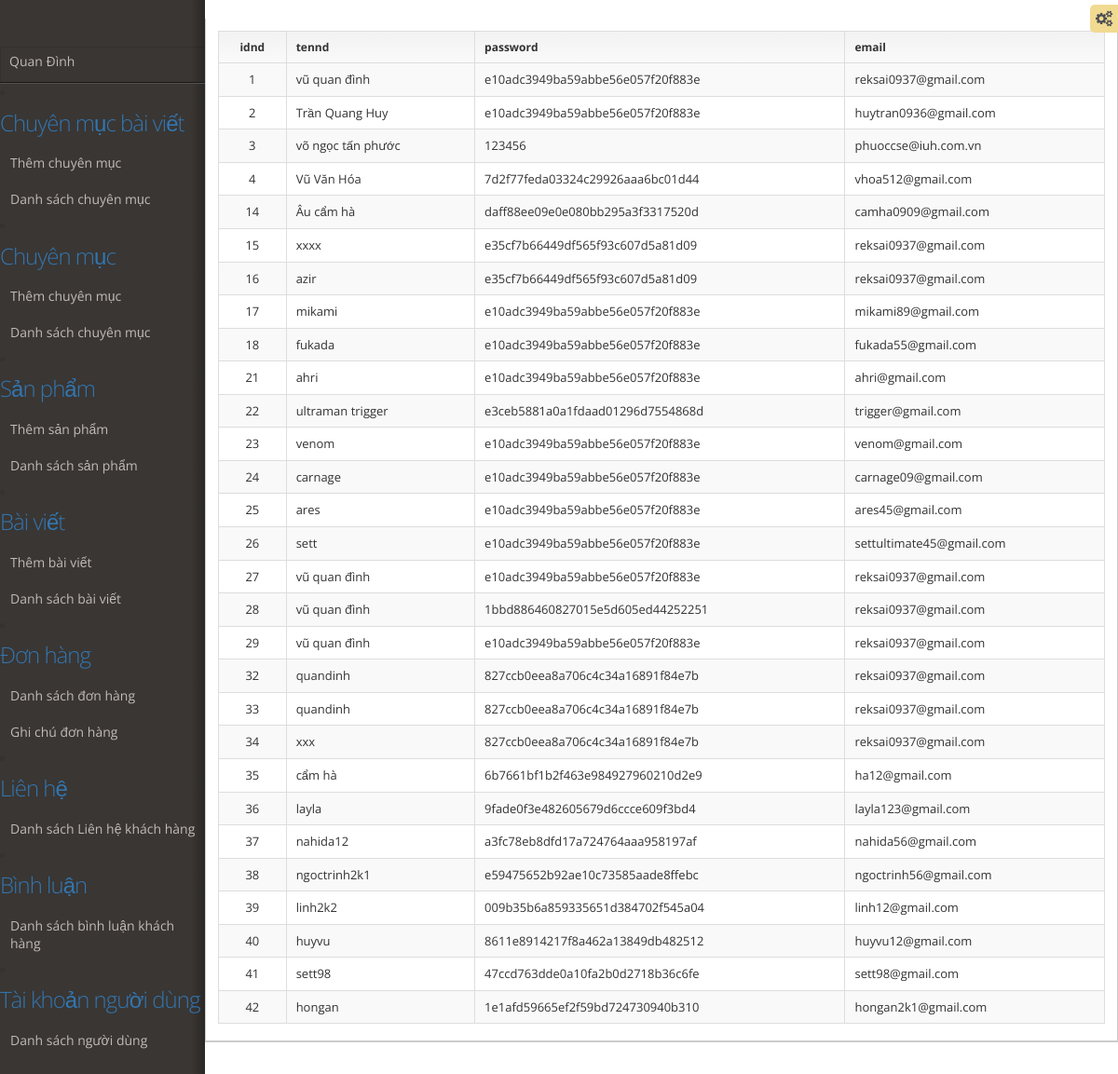
The app's page /admin/nguoidung_list.php (signed in) with its own data.
### tables this page shows
CREATE TABLE `nguoidung` (
  `idnd` int(11) UNSIGNED NOT NULL,
  `tennd` varchar(225) NOT NULL,
  `password` varchar(50) NOT NULL,
  `ngaysinh` date NOT NULL,
  `gioitinh` varchar(10) NOT NULL,
  `email` varchar(255) NOT NULL,
  `dienthoai` int(11) NOT NULL,
  `diachi` varchar(255) NOT NULL,
  `ngaydangky` date NOT NULL,
  `phanquyen` int(11) NOT NULL
);

### lib/db.php (called while the page is built, shortened)
<?php
class DB{
	private $__conn;
	function connect(){
		$host = 'localhost';
		$username = 'root';
		$password = '';
		$dbname = 'qlbh_electron';
		$this->__conn = mysqli_connect($host, $username, $password, $dbname);
		if ($this->__conn->connect_error) {
			die("Connection failed: " . $this->__conn->connect_error);
		}else{
			mysqli_query($this->__conn, "SET character_set_results = 'utf8', character_set_client = 'utf8', character_set_connection = 'utf8', character_set_database = 'utf8', character_set_server = 'utf8'");
		}
	}
	function select($table, $condition = '', $select = '*'){
        $where = '';
        $sql = "SELECT ".$select." FROM `".$table."` WHERE 1 ".$where;
        $result = mysqli_query($this->__conn, $sql);
        $data = array();
		while ($row = mysqli_fetch_assoc($result)) {
			$data[] = $row;
		}
		return $data;
	}
}
?>

### admin/nguoi_c/nguoidung_c.php (called while the page is built, shortened)
<?php
class nguoidung_controller extends atz{
	public function get_nguoidung(){
		$nguoidung = $this->select('nguoidung');
		return $nguoidung;
	}
}
?>

### admin/nguoidung_list.php (the view, shortened to what this page needs)
<?php require_once('nguoi_c/nguoidung_c.php');?>
<?php
	$nguoidung_class = new nguoidung_controller();
	$list_nguoidungs= $nguoidung_class->get_nguoidung();
?>
<!doctype html>
<html>
<head>
		<?php include('module/head.php')?>
	<body class="">
		<?php include('module/nav.php')?>
		<div id="main" role="main">
			<div id="content">
				</div>
				<section id="widget-grid" class="">
					<div class="row">
						<article class="col-xs-12 col-sm-12 col-md-12 col-lg-12">
							<div class="jarviswidget jarviswidget-color-blueDark" id="wid-id-0" data-widget-editbutton="false">
								<div>
										<div class="table-responsive">
											<table class="table table-bordered table-striped table-hover">
												<thead>
													<tr>
														<th class="text-center">idnd</th>
														<th>tennd</th>
														<th>password</th>
														<th>email</th>
													</tr>
												</thead>
												<tbody>
													<?php if (!empty($list_nguoidungs)): ?>
														<?php foreach ($list_nguoidungs as $v):?>
															<tr>
																<td class="text-center"><?php echo $v['idnd']?></td>
																<td><?php echo $v['tennd']?></td>
																<td><?php echo $v['password']?></td>
																<td><?php echo $v['email']?></td>
															</tr>
														<?php endforeach ?>
													<?php else:?>
														<tr>
															<td colspan="4" class="text-center">Chưa có dữ liệu</td>
														</tr>
													<?php endif ?>
												</tbody>
											</table>
										</div>
									</div>
								</div>
							</div>
					</div>
	</body>
</html>

### records on screen
nguoidung: idnd "1", tennd "vũ quan đình", password "e10adc3949ba59abbe56e057f20f883e", email "reksai0937@gmail.com"
nguoidung: idnd "2", tennd "Trần Quang Huy", password "e10adc3949ba59abbe56e057f20f883e", email "huytran0936@gmail.com"
nguoidung: idnd "3", tennd "võ ngọc tấn phước", password "123456", email "phuoccse@iuh.com.vn"
nguoidung: idnd "4", tennd "Vũ Văn Hóa", password "7d2f77feda03324c29926aaa6bc01d44", email "vhoa512@gmail.com"
nguoidung: idnd "14", tennd "Âu cẩm hà", password "daff88ee09e0e080bb295a3f3317520d", email "camha0909@gmail.com"
nguoidung: idnd "15", tennd "xxxx", password "e35cf7b66449df565f93c607d5a81d09", email "reksai0937@gmail.com"
nguoidung: idnd "16", tennd "azir", password "e35cf7b66449df565f93c607d5a81d09", email "reksai0937@gmail.com"
nguoidung: idnd "17", tennd "mikami", password "e10adc3949ba59abbe56e057f20f883e", email "mikami89@gmail.com"
nguoidung: idnd "18", tennd "fukada", password "e10adc3949ba59abbe56e057f20f883e", email "fukada55@gmail.com"
nguoidung: idnd "21", tennd "ahri", password "e10adc3949ba59abbe56e057f20f883e", email "ahri@gmail.com"
nguoidung: idnd "22", tennd "ultraman trigger", password "e3ceb5881a0a1fdaad01296d7554868d", email "trigger@gmail.com"
nguoidung: idnd "23", tennd "venom", password "e10adc3949ba59abbe56e057f20f883e", email "venom@gmail.com"
nguoidung: idnd "24", tennd "carnage", password "e10adc3949ba59abbe56e057f20f883e", email "carnage09@gmail.com"
nguoidung: idnd "25", tennd "ares", password "e10adc3949ba59abbe56e057f20f883e", email "ares45@gmail.com"
nguoidung: idnd "26", tennd "sett", password "e10adc3949ba59abbe56e057f20f883e", email "settultimate45@gmail.com"
nguoidung: idnd "27", tennd "vũ quan đình", password "e10adc3949ba59abbe56e057f20f883e", email "reksai0937@gmail.com"
nguoidung: idnd "28", tennd "vũ quan đình", password "1bbd886460827015e5d605ed44252251", email "reksai0937@gmail.com"
nguoidung: idnd "29", tennd "vũ quan đình", password "e10adc3949ba59abbe56e057f20f883e", email "reksai0937@gmail.com"
nguoidung: idnd "32", tennd "quandinh", password "827ccb0eea8a706c4c34a16891f84e7b", email "reksai0937@gmail.com"
nguoidung: idnd "33", tennd "quandinh", password "827ccb0eea8a706c4c34a16891f84e7b", email "reksai0937@gmail.com"
nguoidung: idnd "34", tennd "xxx", password "827ccb0eea8a706c4c34a16891f84e7b", email "reksai0937@gmail.com"
nguoidung: idnd "35", tennd "cẩm hà", password "6b7661bf1b2f463e984927960210d2e9", email "ha12@gmail.com"
nguoidung: idnd "36", tennd "layla", password "9fade0f3e482605679d6ccce609f3bd4", email "layla123@gmail.com"
nguoidung: idnd "37", tennd "nahida12", password "a3fc78eb8dfd17a724764aaa958197af", email "nahida56@gmail.com"
nguoidung: idnd "38", tennd "ngoctrinh2k1", password "e59475652b92ae10c73585aade8ffebc", email "ngoctrinh56@gmail.com"
nguoidung: idnd "39", tennd "linh2k2", password "009b35b6a859335651d384702f545a04", email "linh12@gmail.com"
nguoidung: idnd "40", tennd "huyvu", password "8611e8914217f8a462a13849db482512", email "huyvu12@gmail.com"
nguoidung: idnd "41", tennd "sett98", password "47ccd763dde0a10fa2b0d2718b36c6fe", email "sett98@gmail.com"
nguoidung: idnd "42", tennd "hongan", password "1e1afd59665ef2f59bd724730940b310", email "hongan2k1@gmail.com"
